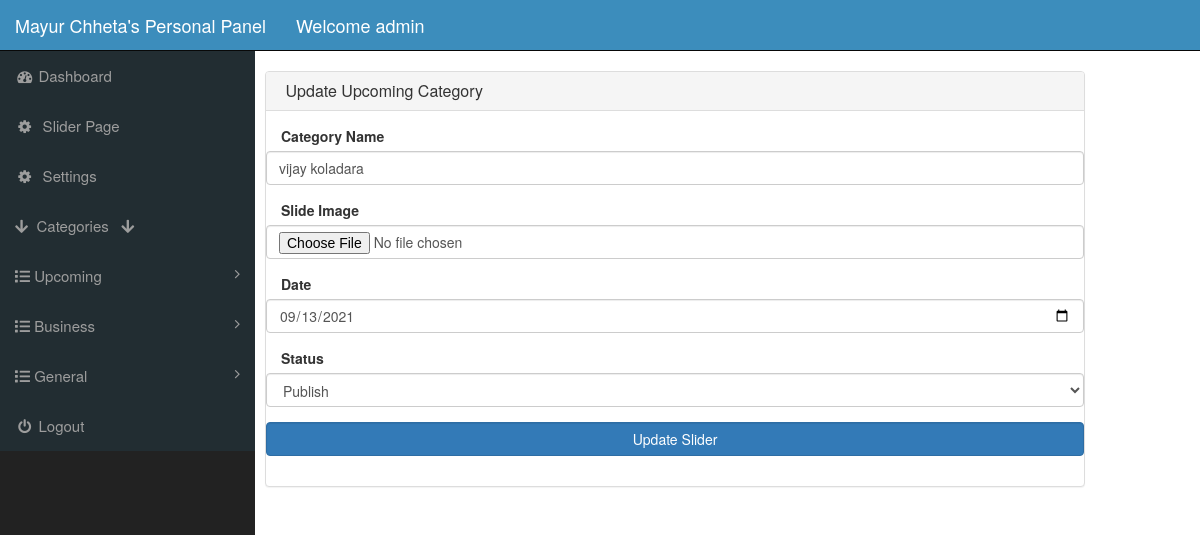
Screenshot of /index.php?edit_up_cat=4 (signed in) with the database file from the repository.
### tables this page shows
CREATE TABLE `upcoming_category` (
  `id` int(100) NOT NULL,
  `category_name` varchar(100) NOT NULL,
  `category_image` varchar(100) NOT NULL,
  `date` date NOT NULL,
  `status` varchar(100) NOT NULL
);

### edit_upcoming_cat.php (the view, shortened to what this page needs)
<?php
if(!isset($_SESSION['admin_username']))
{
    echo "<script> window.open('login.php','_self')  </script>";
}
else
{
?>
<?php
if(isset($_GET['edit_up_cat']))
{
    $get_id = $_GET['edit_up_cat'];
    $get_records = "select * from upcoming_category where id='$get_id'";
    $run_records = mysqli_query($con,$get_records);
    $row = mysqli_fetch_array($run_records);
    $update_cat_name = $row['category_name'];
    $date = $row['date'];
    $update_status = $row['status'];
}
?>
<div class="row">
    <div class="col-lg-3">
    </div>
    <div class="col-lg-12">
        <div class="panel panel-default">
            <div class="panel-heading">
                <h3 class="panel-title">
                    <i class="fa a-money fa-w"></i> Update Upcoming Category
                </h3>
            </div>
            <div class="panel-body">
                <form action="" class="form-horizontal" method="POST" enctype="multipart/form-data">
                    <div class="form-group">
                        <label for="" class="col-md-3">Category Name</label>
                        <input type="text" name="category_name" id="" class="form-control"
                            value="<?php echo $update_cat_name; ?>">
                    </div>
                    <div class="form-group">
                        <label for="" class="col-md-3">Slide Image </label>
                        <input type="file" name="category_img" id="" class="form-control"
                            accept="image/png, image/gif, image/jpeg">
                    </div>
                    <div class="form-group">
                        <label for="" class="col-md-3">Date </label>
                        <input type="date" name="category_date" id="" class="form-control"
                            value="<?php echo $date;   ?>">
                    </div>
                    <div class="form-group">
                        <label for="" class="col-md-3">Status</label>
                        <select class="form-select form-control" name="category_status">
                            <option value="publish" <?php
                                if($update_status == "publish")
                                {
                                    echo "selected";
                                }
                            ?>>Publish</option>
                        </select>
                    </div>
                    <div class="form-group">
                        <input type="submit" value="Update Slider" name="submit" class="btn btn-primary form-control">
                    </div>
                </form>
            </div>
        </div>
    </div>
    <div class="col-lg-3">
    </div>
</div>
<?php  } ?>

### styles/style.css (style rules this page uses)
body { margin-top: 100px; }
@media (min-width: 768px) { body { margin-top: 50px; } }

### rows the page displays
upcoming_category: category_name "vijay koladara", category_date "09/13/2021", category_status "Publish"

### other values shown
$_SESSION['admin_username'] "admin"
